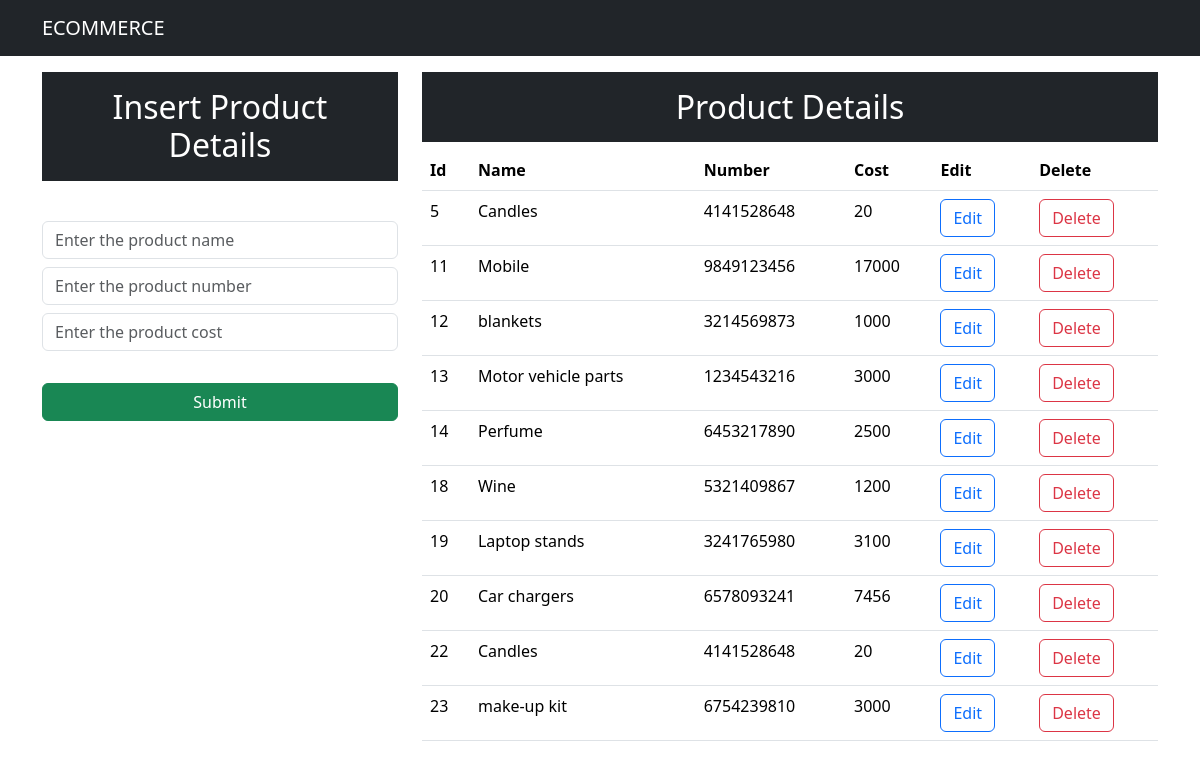
The page / on the database its author committed.
### app/models.py (models this page shows, shortened)
class Product(models.Model):
    name=models.CharField(max_length=25,blank=False)
    number=models.IntegerField()
    cost=models.IntegerField()

### Ecommerce/views.py (the view)
# urls.py: path('',views.abc),
def abc(request):
    data=Product.objects.all()
    context={"data":data}
    return render(request,"index.html",context)

### templates/index.html (shortened to what this page needs)
<!DOCTYPE html>
<html lang="en">
<head>
    <link href="https://cdn.jsdelivr.net/npm/bootstrap@5.3.3/dist/css/bootstrap.min.css" rel="stylesheet">
</head>
<body>
    <nav class="navbar navbar-expand-lg navbar-dark bg-dark">
        <div class="container">
        <a class="navbar-brand" href="#">ECOMMERCE</a>
        </div>
    </nav>
    <div class="container mt-3">
        <div class="row">
            <div class="col-md-4">
                <h2 class="text-white bg-dark text-center p-3">Insert Product Details</h2>
                <br>
                <form action="/insert" method="post"> {% csrf_token %}
                    <div class="form-group mt-2">
                        <input type="text" class="form-control" placeholder="Enter the product name" name="name" required>
                    </div>
                    <div class="form-group mt-2">
                        <input type="number" class="form-control mt-2" placeholder="Enter the product number" name="number" required>
                    </div>
                    <div class="form-group mt-2">
                        <input type="number" class="form-control mt-2" placeholder="Enter the product cost" name="cost" required>
                    </div>
                    <br>
                    <div class="d-grid gap-2">
                        <button class="btn btn-success mt-2" type="submit">Submit</button>
                    </div>
                </form>
            </div>
            <div class="col-md-8">
                <h2 class="text-center text-white bg-dark p-3">Product Details</h2>
                <table class=table>
                    <thead>
                        <tr>
                            <th>Id</th>
                            <th>Name</th>
                            <th>Number</th>
                            <th>Cost</th>
                            <th>Edit</th>
                            <th>Delete</th>
                        </tr>
                    </thead>
                    <tbody>
                        {% for d in data %}
                        <tr>
                            <td>{{d.id}}</td>
                            <td>{{d.name}}</td>
                            <td>{{d.number}}</td>
                            <td>{{d.cost}}</td>
                            <td><a button href="/update/{{d.id}}" class="btn btn-outline-primary">Edit</a></button></td>
                            <td><a button href="/delete/{{d.id}}" class="btn btn-outline-danger">Delete</a></button></td>
                        </tr>
                        {% endfor %}
                    </tbody>
                </table>
            </div>
        </div>
    </div>
</body>
</html>

### rows shown on the page
Product: id "5", name "Candles", number "4141528648", cost "20"
Product: id "11", name "Mobile", number "9849123456", cost "17000"
Product: id "12", name "blankets", number "3214569873", cost "1000"
Product: id "13", name "Motor vehicle parts", number "1234543216", cost "3000"
Product: id "14", name "Perfume", number "6453217890", cost "2500"
Product: id "18", name "Wine", number "5321409867", cost "1200"
Product: id "19", name "Laptop stands", number "3241765980", cost "3100"
Product: id "20", name "Car chargers", number "6578093241", cost "7456"
Product: id "22", name "Candles", number "4141528648", cost "20"
Product: id "23", name "make-up kit", number "6754239810", cost "3000"
